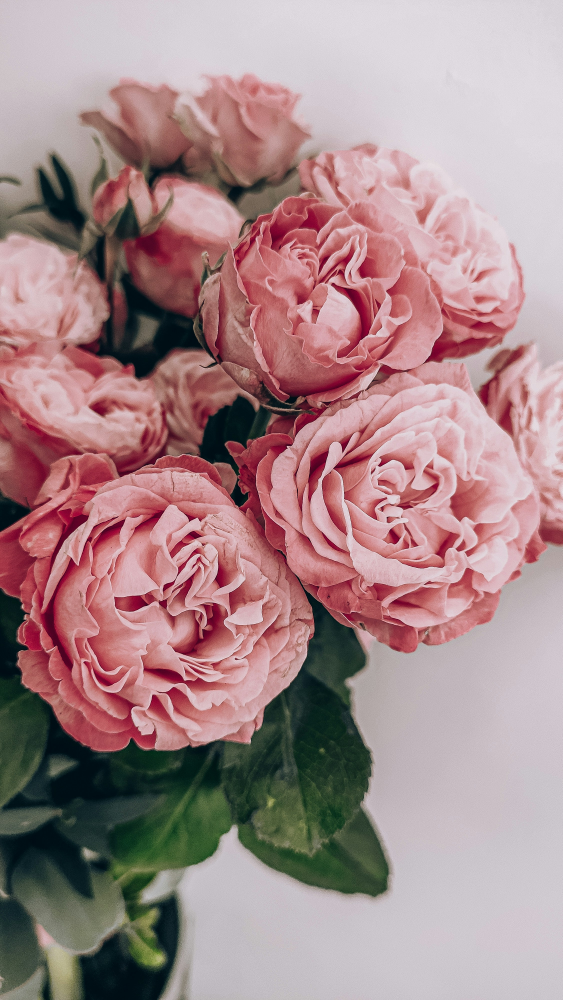
#> input picture flowers.jpg, 2250 x 4000 px, found by its file name (shown at 1/4 size)
$ jupyter execute project.ipynb   (shell and % lines are left out)   (older library calls are emulated)
#> lines starting #> are read from the running program, lines starting #| are printed output that depends on the picture
[cell 1]
import cv2
import numpy as np
import matplotlib.pyplot as plt

[cell 2]
import pywt
import pywt.data

[cell 3]
image_path = "/Users/bhumikasharma/Desktop/Sem VI/PE Project/flowers.jpg"  # Update this path if needed
image = cv2.imread(image_path, cv2.IMREAD_COLOR)
#> image is the input picture: shape (4000, 2250, 3); mean B, G, R 138.1, 136.4, 165.7
image_gray = cv2.cvtColor(image, cv2.COLOR_BGR2GRAY)
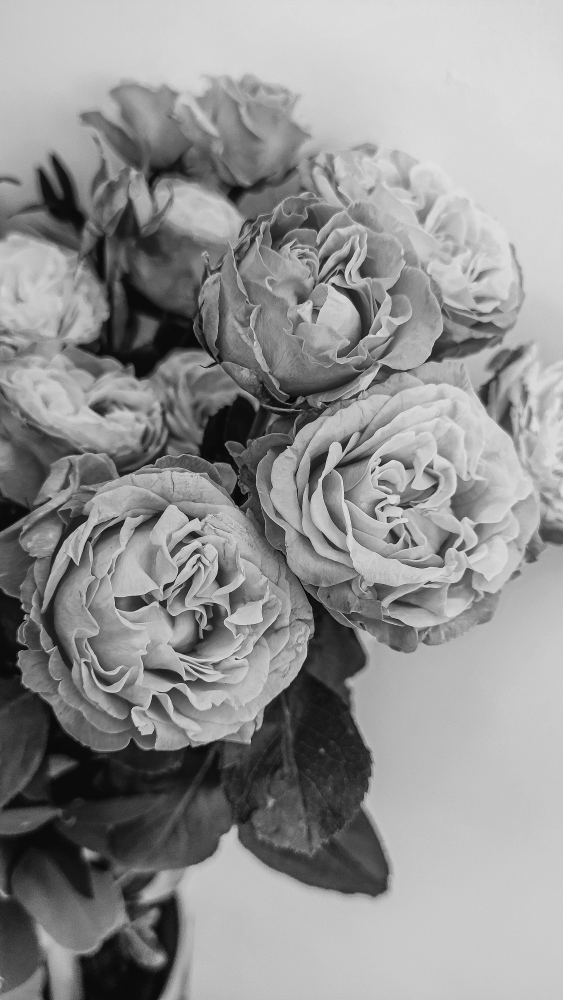
#> image_gray: shape (4000, 2250) (shown at 1/4 size); min 0, max 253, mean 145.3

[cell 4]
def show_image(title, img, cmap=None):
    plt.figure(figsize=(6, 6))
    plt.imshow(img, cmap=cmap)
    plt.title(title)
    plt.axis("off")
    plt.show()

[cell 5]
def reduce_resolution(image, scale_percent=50):
#> called with scale_percent = 50
    width = int(image.shape[1] * scale_percent / 100)
#> width = 1125
    height = int(image.shape[0] * scale_percent / 100)
#> height = 2000
    dim = (width, height)
#> dim = (1125, 2000)
    resized = cv2.resize(image, dim, interpolation=cv2.INTER_AREA)
    return resized

low_res = reduce_resolution(image, scale_percent=50)
show_image("Reduced Resolution", cv2.cvtColor(low_res, cv2.COLOR_BGR2RGB))

[cell 6]
def adjust_brightness_contrast(image, alpha=1.5, beta=50):
#> called with alpha = 1.5, beta = 50
    adjusted = cv2.convertScaleAbs(image, alpha=alpha, beta=beta)
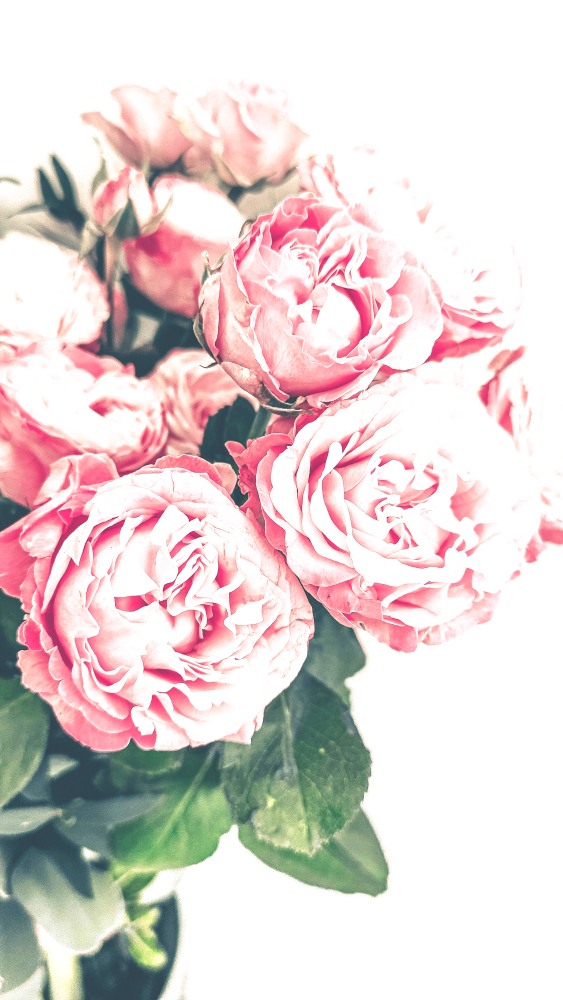
#> adjusted: shape (4000, 2250, 3) (shown at 1/4 size); mean B, G, R 211.1, 212.5, 227.1
    return adjusted

bright_contrast = adjust_brightness_contrast(image, alpha=1.5, beta=50)
show_image("Brightness & Contrast Adjusted", cv2.cvtColor(bright_contrast, cv2.COLOR_BGR2RGB))

# 3. Canny Edge Detection
canny_edges = cv2.Canny(image_gray, 100, 200)
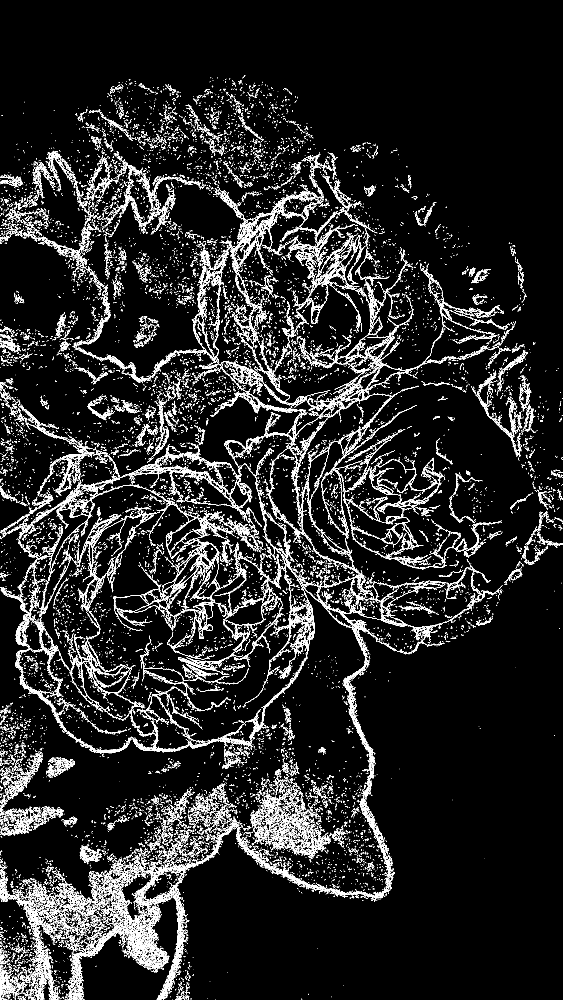
#> canny_edges: shape (4000, 2250) (shown at 1/4 size); 5.2% white in thin lines or dots
show_image("Canny Edge Detection", canny_edges, cmap="gray")

[cell 7]
def detect_corners(image_gray):
    corners = cv2.cornerHarris(np.float32(image_gray), 2, 3, 0.04)
    corners = cv2.dilate(corners, None)
    image_corners = image.copy()
    image_corners[corners > 0.01 * corners.max()] = [0, 0, 255]  # Marking corners in red
    return image_corners

corners_detected = detect_corners(image_gray)
show_image("Corner Detection", cv2.cvtColor(corners_detected, cv2.COLOR_BGR2RGB))

[cell 8]
def gradient_edges(image_gray):
    sobel_x = cv2.Sobel(image_gray, cv2.CV_64F, 1, 0, ksize=5)
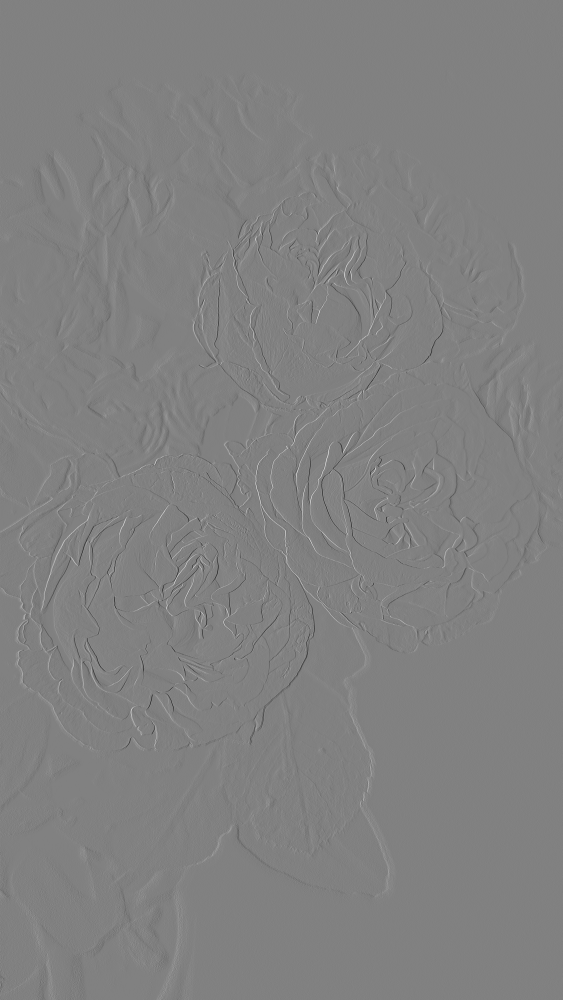
#> sobel_x: shape (4000, 2250) float64 (shown at 1/4 size); min -9474, max 9239, mean 5.4; drawn with min black and max white
    sobel_y = cv2.Sobel(image_gray, cv2.CV_64F, 0, 1, ksize=5)
    laplacian = cv2.Laplacian(image_gray, cv2.CV_64F)

    show_image("Sobel X", sobel_x, cmap="gray")
    show_image("Sobel Y", sobel_y, cmap="gray")
    show_image("Laplacian", laplacian, cmap="gray")

gradient_edges(image_gray)

[cell 9]
def fourier_transform_denoise(image_gray):
    dft = cv2.dft(np.float32(image_gray), flags=cv2.DFT_COMPLEX_OUTPUT)
    dft_shift = np.fft.fftshift(dft)

    # Create a mask to filter high frequencies
    rows, cols = image_gray.shape
#> rows = 4000; cols = 2250
    mask = np.zeros((rows, cols, 2), np.uint8)
    center = (rows // 2, cols // 2)
#> center = (2000, 1125)
    mask[center[0]-30:center[0]+30, center[1]-30:center[1]+30] = 1

    fshift = dft_shift * mask
    f_ishift = np.fft.ifftshift(fshift)
    img_back = cv2.idft(f_ishift)
    img_back = cv2.magnitude(img_back[:, :, 0], img_back[:, :, 1])
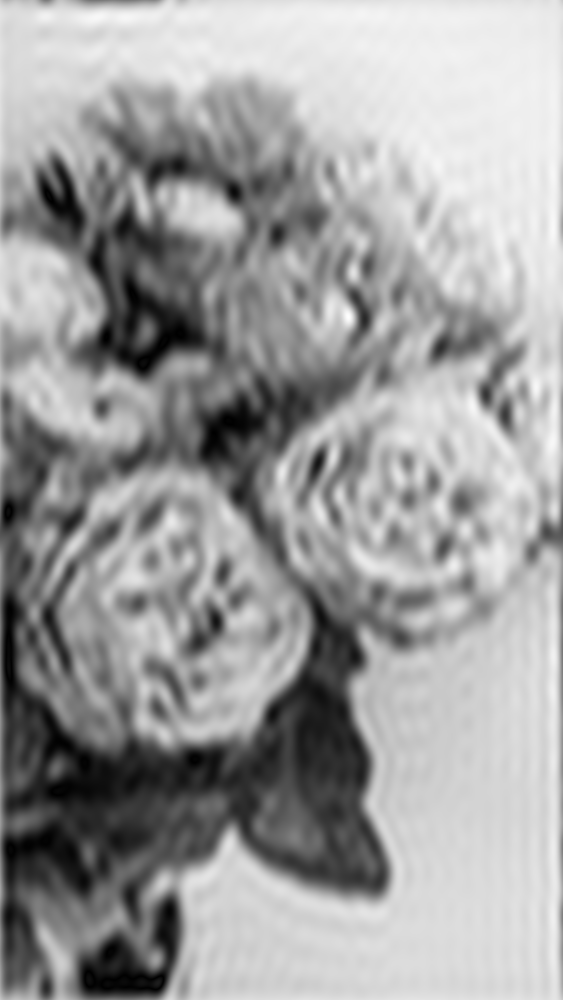
#> img_back: shape (4000, 2250) float32 (shown at 1/4 size); min 152403.5, max 2.11e+09, mean 1.31e+09; drawn with min black and max white

    return img_back

denoised_image = fourier_transform_denoise(image_gray)
show_image("Fourier Transform Noise Reduction", denoised_image, cmap="gray")

[cell 10]
def apply_filters(image_gray):
    gaussian_blur = cv2.GaussianBlur(image_gray, (5, 5), 0)
    median_blur = cv2.medianBlur(image_gray, 5)

    show_image("Gaussian Blur", gaussian_blur, cmap="gray")
    show_image("Median Blur", median_blur, cmap="gray")

apply_filters(image_gray)

[cell 11]
def rotate_image(image, angle):
#> called with angle = 45
    (h, w) = image.shape[:2]  # Get image size
#> h = 4000; w = 2250
    center = (w // 2, h // 2)  # Calculate center
#> center = (1125, 2000)
    rotation_matrix = cv2.getRotationMatrix2D(center, angle, 1.0)  # Create rotation matrix
    rotated = cv2.warpAffine(image, rotation_matrix, (w, h))  # Apply rotation
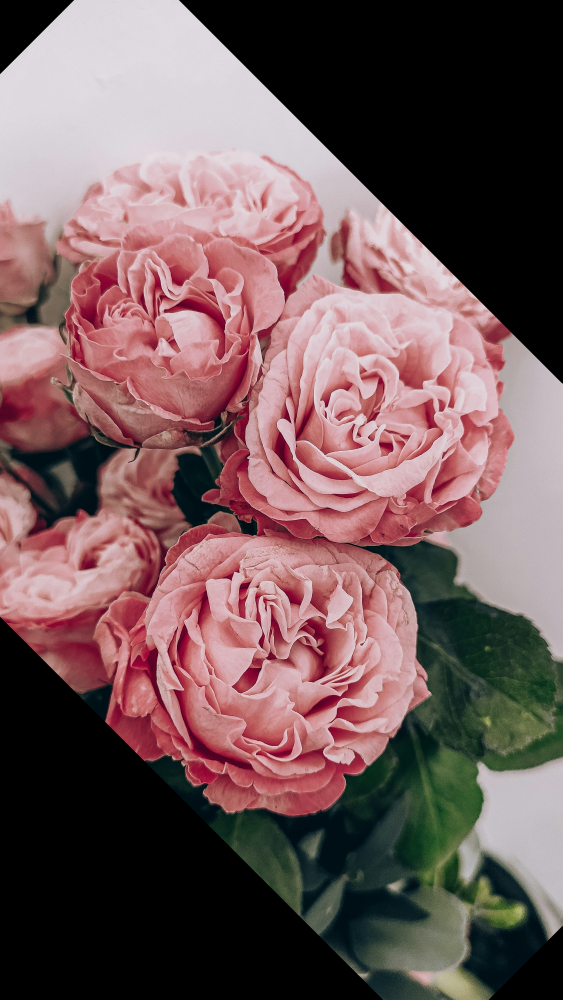
#> rotated: shape (4000, 2250, 3) (shown at 1/4 size); mean B, G, R 90.9, 89.8, 115.6
    return rotated

angle = 45  # Change this value to rotate by different degrees
rotated_image = rotate_image(image, angle)
show_image(f"Rotated Image ({angle} degrees)", cv2.cvtColor(rotated_image, cv2.COLOR_BGR2RGB))

[cell 12]
image_path = "/Users/bhumikasharma/Desktop/Sem VI/PE Project/flowers.jpg"
image_color = cv2.imread(image_path)

[cell 13]
if image_color is None:
    raise FileNotFoundError(f"Image not found at {image_path}")

[cell 14]
image_gray = cv2.cvtColor(image_color, cv2.COLOR_BGR2GRAY)

[cell 15]
coeffs2 = pywt.dwt2(image_gray, 'haar')  # Or 'db1', 'sym2', etc.
cA, (cH, cV, cD) = coeffs2

[cell 16]
def normalize_img(img):
    img = np.absolute(img)
    img = (img - np.min(img)) / (np.max(img) - np.min(img)) * 255
    return img.astype(np.uint8)

[cell 17]
titles = ['Approximation (Low Frequency)', 'Horizontal Detail', 'Vertical Detail', 'Diagonal Detail']
components = [cA, cH, cV, cD]

plt.figure(figsize=(10, 8))
for i, (comp, title) in enumerate(zip(components, titles)):
    plt.subplot(2, 2, i + 1)
    plt.imshow(normalize_img(comp), cmap='gray')
    plt.title(title)
    plt.axis('off')
#> this loop made 4 passes
#> title on passes 1 to 4: 'Approximation (Low Frequency)', 'Horizontal Detail', 'Vertical Detail', 'Diagonal Detail'
#> pass 2, in normalize_img (call 2), `img = np.absolute(img)`:
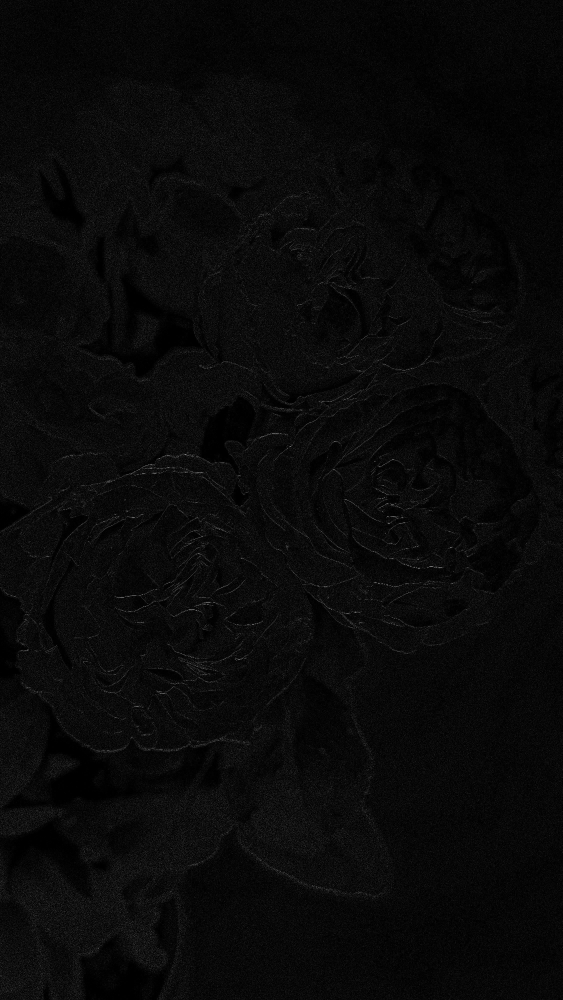
#> img: shape (2000, 1125) float64 (shown at 1/2 size); min 0, max 184, mean 9.7
plt.tight_layout()
plt.show()
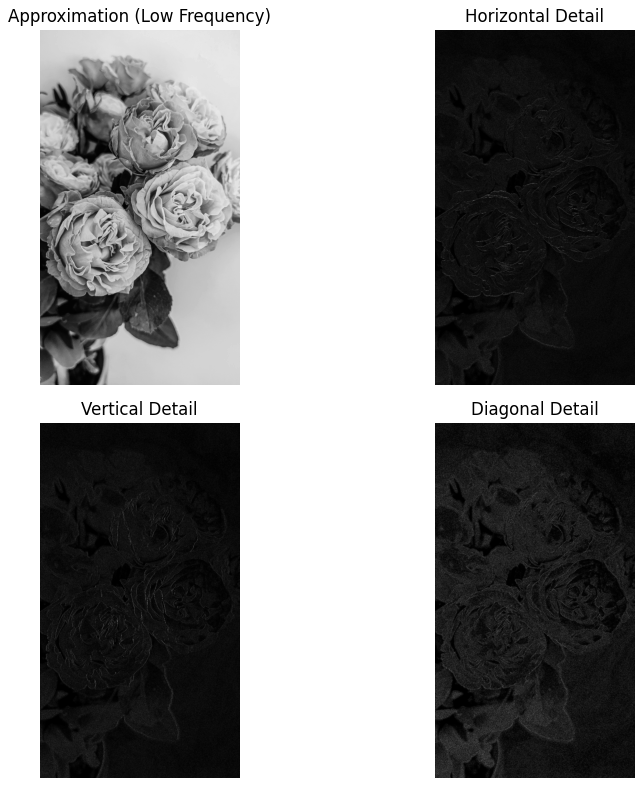
#> figure drawn by matplotlib, 4 panels
